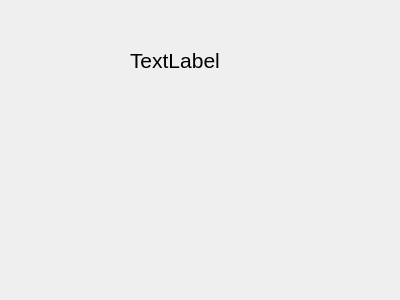
<?xml version="1.0" encoding="UTF-8"?>
<ui version="4.0">
 <class>accountInfo</class>
 <widget class="QDialog" name="accountInfo">
  <property name="geometry">
   <rect>
    <x>0</x>
    <y>0</y>
    <width>400</width>
    <height>300</height>
   </rect>
  </property>
  <property name="font">
   <font>
    <pointsize>16</pointsize>
   </font>
  </property>
  <property name="windowTitle">
   <string>Dialog</string>
  </property>
  <widget class="QLabel" name="labelBalance">
   <property name="geometry">
    <rect>
     <x>130</x>
     <y>40</y>
     <width>181</width>
     <height>41</height>
    </rect>
   </property>
   <property name="text">
    <string>TextLabel</string>
   </property>
  </widget>
 </widget>
 <resources/>
 <connections/>
</ui>
